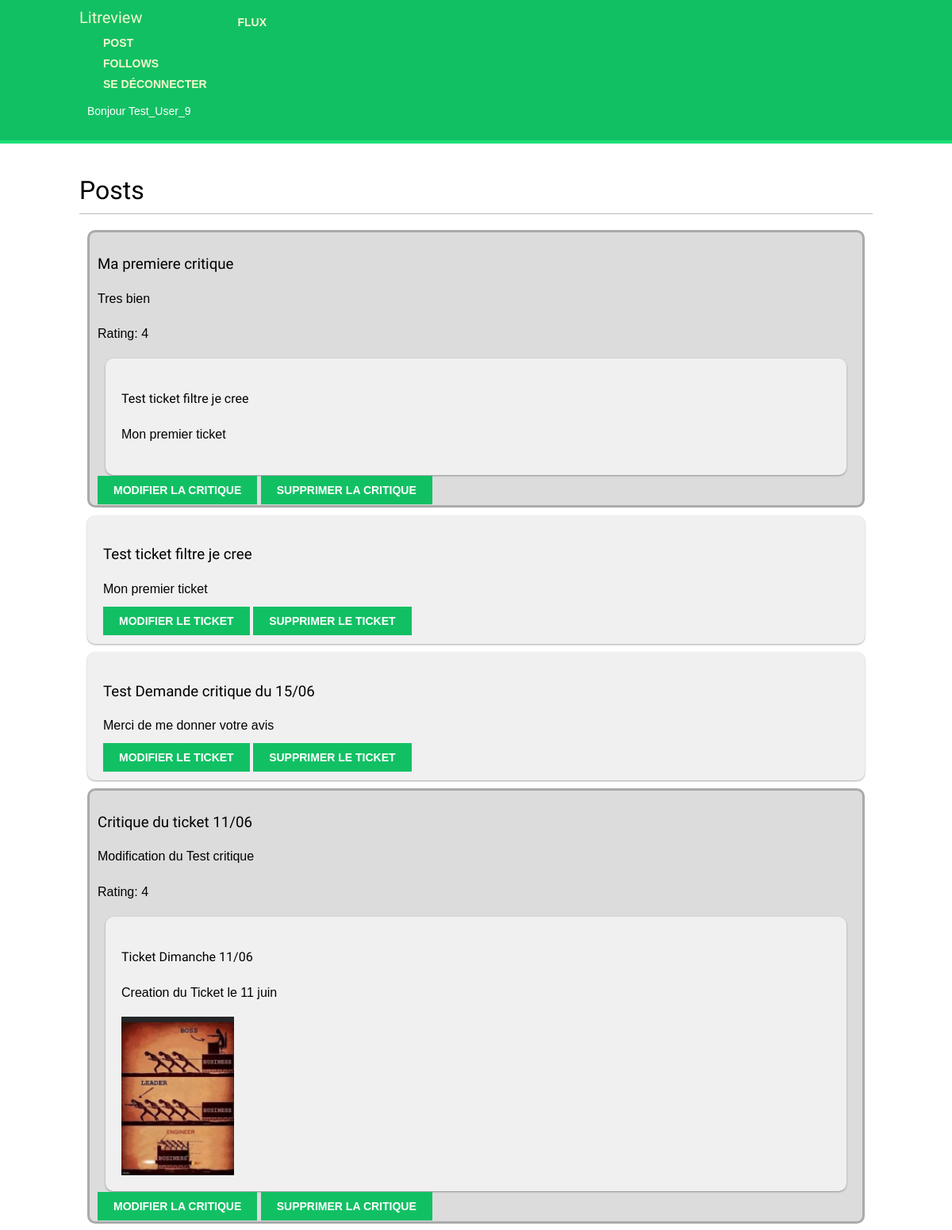
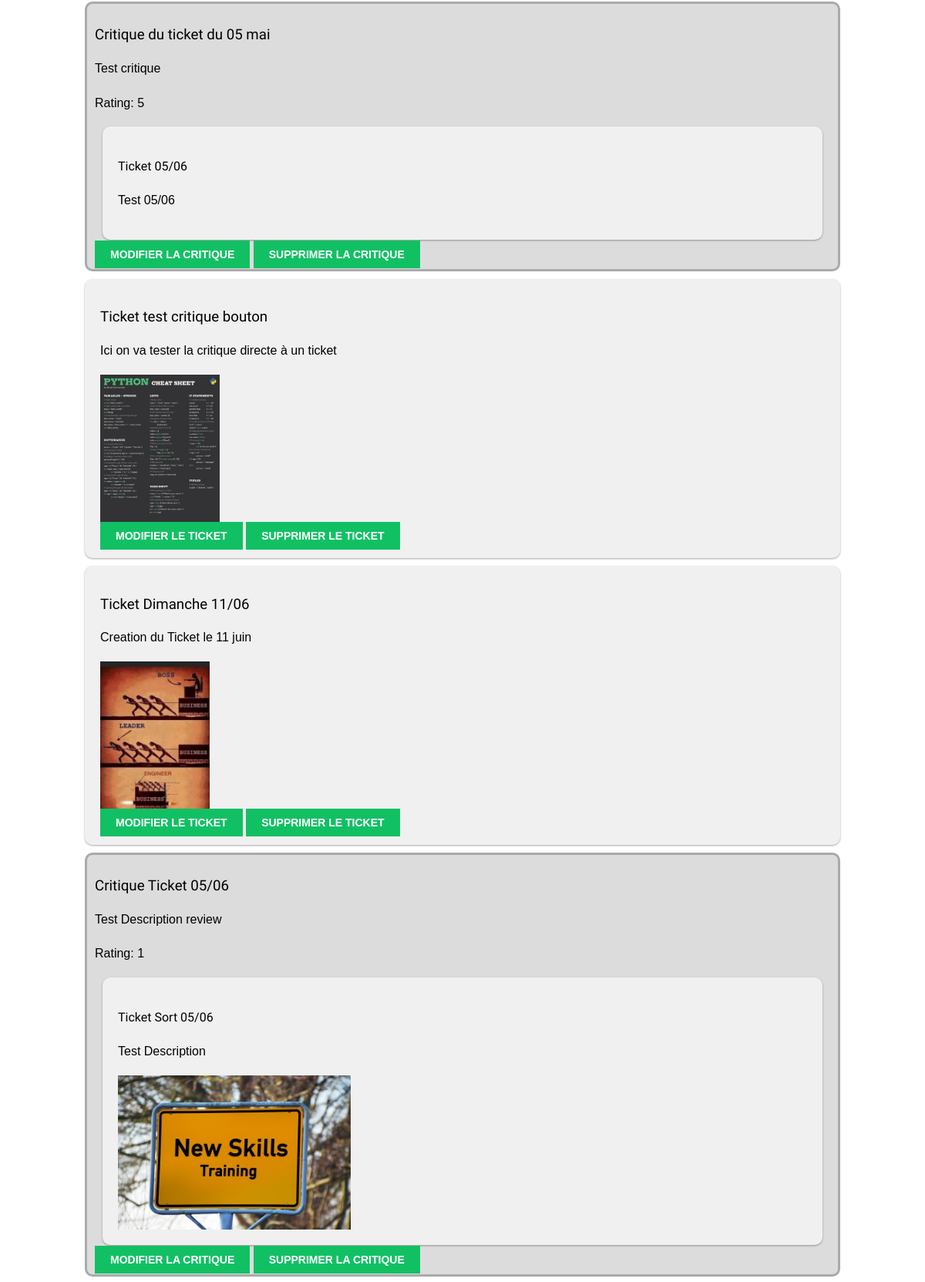
Screenshot of /litreview_app/posts/ (signed in, upper part) with the database file from the repository (2 pictures, top to bottom).
### litreview_app/models.py (models this page shows)
class Review(models.Model):
    rating = models.PositiveSmallIntegerField(max_length=1024, validators=[MinValueValidator(0), MaxValueValidator(5)])
    user = models.ForeignKey(settings.AUTH_USER_MODEL, on_delete=models.CASCADE)
    headline = models.CharField(max_length=128)
    ticket = models.ForeignKey(Ticket, on_delete=models.CASCADE)
    body = models.TextField(max_length=8192, blank=True)
    time_created = models.DateTimeField(auto_now_add=True)

class Ticket(models.Model):
    title = models.CharField(max_length=128)
    description = models.TextField(max_length=2048, blank=True)
    user = models.ForeignKey(settings.AUTH_USER_MODEL, on_delete=models.CASCADE)
    time_created = models.DateTimeField(auto_now_add=True)
    image = models.ImageField(null=True, blank=True, upload_to='tickets/') #Ajout du repertoire pour stocker les images

### litreview_app/views/dashboard.py (the view)
# urls.py: path('posts/', views.posts, name='posts'),
@login_required
def posts(request): #mes postes uniquements
    tickets = Ticket.objects.all().order_by('-id') # Récupérer les tickets et les trier par ordre décroissant d'ID
    tickets = tickets.annotate(content_type=Value('TICKET', CharField()))
    reviews = Review.objects.all()
    reviews = reviews.annotate(content_type=Value('REVIEW', CharField()))
    posts = sorted(
        chain(reviews, tickets),
        key=lambda post: post.time_created,
        reverse=True
    )
    context = {
        'section': 'dashboard',
        'posts' : posts,
    }
    return render(request, 'litreview_app/posts.html', context)

### litreview_app/templates/litreview_app/posts.html (shortened to what this page needs)
{% extends "base.html" %}
{% load static %}
      {% block content %}
        <h1>Posts</h1>
          <div class="reviews">
            {% for post  in posts %}
                {% if post.content_type == 'REVIEW' %}
                    <div class="review">
                        <h3>{{ post.headline }}</h3>
                        <p>{{ post.body }}</p>
                        <p>Rating: {{ post.rating }}</p>
                        <div class="ticket">
                            <h4>{{ post.ticket.title }}</h4>
                            <p>{{ post.ticket.description }}</p>
                            {% if post.ticket.image %}
                                <img src="{{ post.ticket.image.url }}" alt="{{ post.ticket.title }}" class="ticket-image">
                            {% endif %}
                        </div>
                        <a href="{% url 'update_review' review_id=post.id %}" class="button">Modifier la critique</a>
                        <a href="{% url 'delete_review' review_id=post.id %}" class="button">Supprimer la critique</a>
                    </div>
                {% elif post.content_type == 'TICKET' %}
                    <div class="ticket">
                        <h3>{{ post.title }}</h3>
                        <p>{{ post.description }}</p>
                        {% if post.image %}
                            <img src="{{ post.image.url }}" alt="{{ post.title }}" class="ticket-image">
                        {% endif %}
                        <a href="{% url 'update_ticket' ticket_id=post.id %}" class="button">Modifier le ticket</a>
                        <a href="{% url 'delete_ticket' ticket_id=post.id %}" class="button">Supprimer le ticket</a>
                    </div>
                {% endif %}
            {% empty %}
                <p>Aucune critique trouvée</p>
            {% endfor %}
          </div>
      {% endblock %}

### litreview_app/templates/base.html (shortened to what this page needs)
{% load static %}
<!DOCTYPE html>
<html>
<head>
    <link href="{% static "litreview_app/styles.css" %}" rel="stylesheet">
</head>
  <body>
    <div id="header">
      <span class="logo">Litreview</span>
      <div class="menu-item px-5">
        <a href="{% url 'dashboard' %}" class="button">Flux</a>
      </div>
      <div class="menu-item px-5">
        <a href="{% url 'posts' %}" class="button">Post</a>
      </div>
      <div class="menu-item px-5">
        <a href="{% url 'follows' %}" class="button">follows</a>
      </div>
      <div class="menu-item px-5">
        <a href="{% url 'logout' %}" class="button">Se déconnecter</a>
        <p> Bonjour {{ request.user.username }}</p>
      </div>
    </div>
    <div id="content">
      {% block content %}
      {% endblock %}
    </div>
  </body>
  </html>

### litreview_app/static/litreview_app/styles.css (style rules this page uses)
body { margin:0; padding:0; font-family:helvetica, sans-serif; }
p { line-height: 1.8; }
a { color:#12c064; text-decoration:none; }
h1, h2, h3, h4, h5 , h6 { font-family: 'Muli', sans-serif; font-weight:normal; }
h1 { border-bottom:1px solid #bbb; padding:0 0 10px 0; margin:10px 0 20px 0; }
#header { padding:10px 100px; font-size:14px; background:#12c064; color:#fff; border-bottom:4px solid #1cdf78; overflow:auto; }
#header .logo { font-family: 'Muli', sans-serif; float:left; color:#f3f7cc; font-size:20px; margin-right:10%; }
#header a { color:#f3f7cc; }
#content { padding:30px 100px; }
input[type=submit], a.button { font-weight:bold; background:#12c064; color:#fff; padding:10px 20px; font-size:14px; text-transform:uppercase; bottom: -10px; }
.ticket { background-color: #f0f0f0; border-radius: 10px; padding: 20px; box-shadow: 0 1px 3px rgba(0, 0, 0, 0.12), 0 1px 2px rgba(0, 0, 0, 0.24); margin: 10px; }
.ticket-image { max-width: 100%; max-height: 200px; display: block; margin-top: 10px; }
.menu-item { margin: 10px; }
.review { border-radius: 10px; border: 3px solid #aaa; margin: 10px; padding: 10px; background: #dcdcdc; }

### rows the page displays
Review: headline "Ma premiere critique", body "Tres bien", rating "4", ticket "Test ticket filtre je cree", ticket.description "Mon premier ticket"
Ticket: title "Test ticket filtre je cree", description "Mon premier ticket"
Ticket: title "Test Demande critique du 15/06", description "Merci de me donner votre avis"
Review: headline "Critique du ticket 11/06", body "Modification du Test critique", rating "4", ticket "Ticket Dimanche 11/06", ticket.description "Creation du Ticket le 11 juin", ticket.image (picture)
Review: headline "Critique du ticket du 05 mai", body "Test critique", rating "5", ticket "Ticket 05/06", ticket.description "Test 05/06"
Ticket: title "Ticket test critique bouton", description "Ici on va tester la critique directe à un ticket", image (picture)
Ticket: title "Ticket Dimanche 11/06", description "Creation du Ticket le 11 juin", image (picture)
Review: headline "Critique Ticket 05/06", body "Test Description review", rating "1", ticket "Ticket Sort 05/06", ticket.description "Test Description", ticket.image (picture)

### other values shown
{{ request.user.username }} "Test_User_9"
